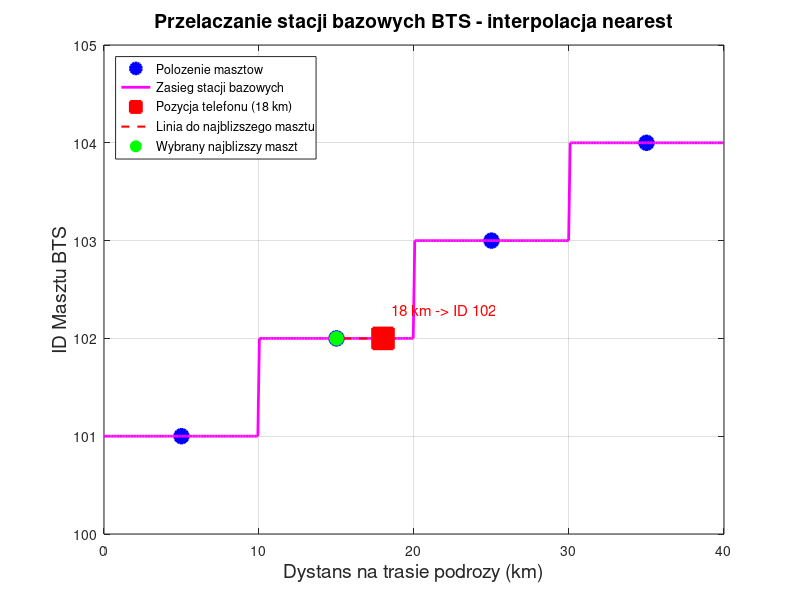

Source code (MATLAB):
% Polaczenie telefonu z masztami BTS (pozycje masztow w km trasy)
maszty_km = [5, 15, 25, 35];
maszt_id = [101, 102, 103, 104]; % identyfikatory stacji bazowych

% Z jakim masztem polaczy sie telefon na 18 kilometrze trasy?
polaczenie_18km = interp1(maszty_km, maszt_id, 18, 'nearest');
disp(['Na 18 km telefon uzywa masztu ID: ', num2str(polaczenie_18km)]);

% Tworzenie wykresu
figure('Position', [100, 100, 1000, 600]);

% 1. TYLKO PUNKTY POMIAROWE - pozycje masztow
plot(maszty_km, maszt_id, 'bo', 'LineWidth', 2, 'MarkerSize', 10, 'MarkerFaceColor', 'b');
hold on;
xlabel('Dystans na trasie podrozy (km)', 'FontSize', 14);
ylabel('ID Masztu BTS', 'FontSize', 14);
title('Przelaczanie stacji bazowych BTS - interpolacja nearest', 'FontSize', 14);
legend({'Polozenie masztow'}, 'Location', 'northwest');
grid on;
xlim([0, 40]);
ylim([100, 105]);
set(gca, 'YTick', 100:1:105);
disp('Wcisnij dowolny klawisz, aby pokazac strefy zasiegu (metoda nearest)...');
pause;

% 2. STREFY ZASIEGU
km_szczegolowy = linspace(0, 40, 400);
id_nearest = interp1(maszty_km, maszt_id, km_szczegolowy, 'nearest', 'extrap');
plot(km_szczegolowy, id_nearest, 'm-', 'LineWidth', 2);
legend({'Polozenie masztow', 'Zasieg stacji bazowych (ciagla schodkowa)'}, 'Location', 'northwest');
disp('Wcisnij dowolny klawisz, aby sprawdzic 18 km trasie...');
pause;

% 3. TELEFON NA 18 KM
plot(18, polaczenie_18km, 'rs', 'MarkerSize', 15, 'LineWidth', 2, 'MarkerFaceColor', 'r');
plot([18, 15], [polaczenie_18km, 102], 'r--', 'LineWidth', 1.5);
plot(15, 102, 'go', 'MarkerSize', 10, 'MarkerFaceColor', 'g');
legend({'Polozenie masztow', 'Zasieg stacji bazowych', 'Pozycja telefonu (18 km)', 'Linia do najblizszego masztu', 'Wybrany najblizszy maszt'}, 'Location', 'northwest');
text(18, polaczenie_18km + 0.3, sprintf('  %d km -> ID %d', 18, polaczenie_18km), 'FontSize', 11, 'Color', 'red');
